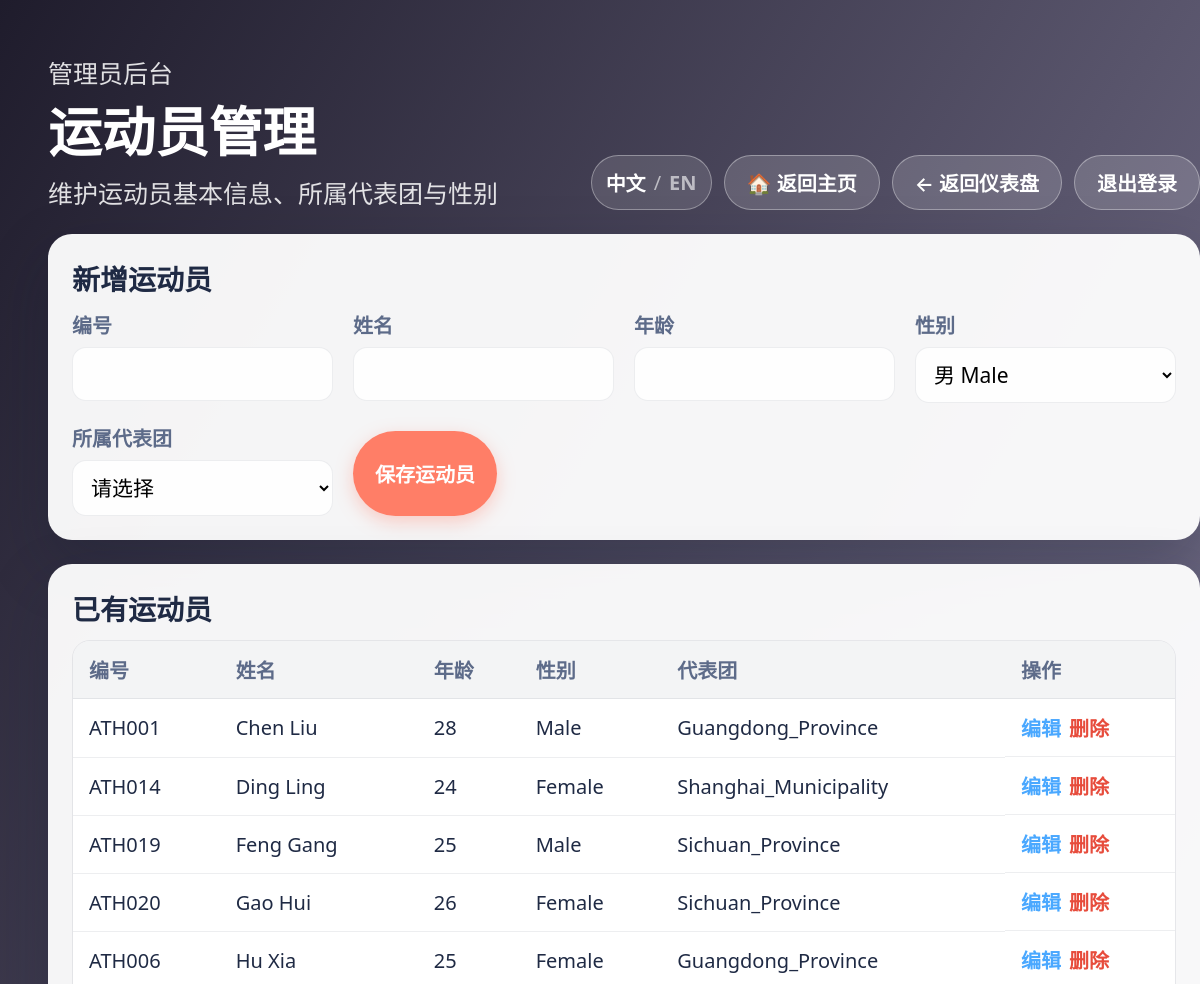
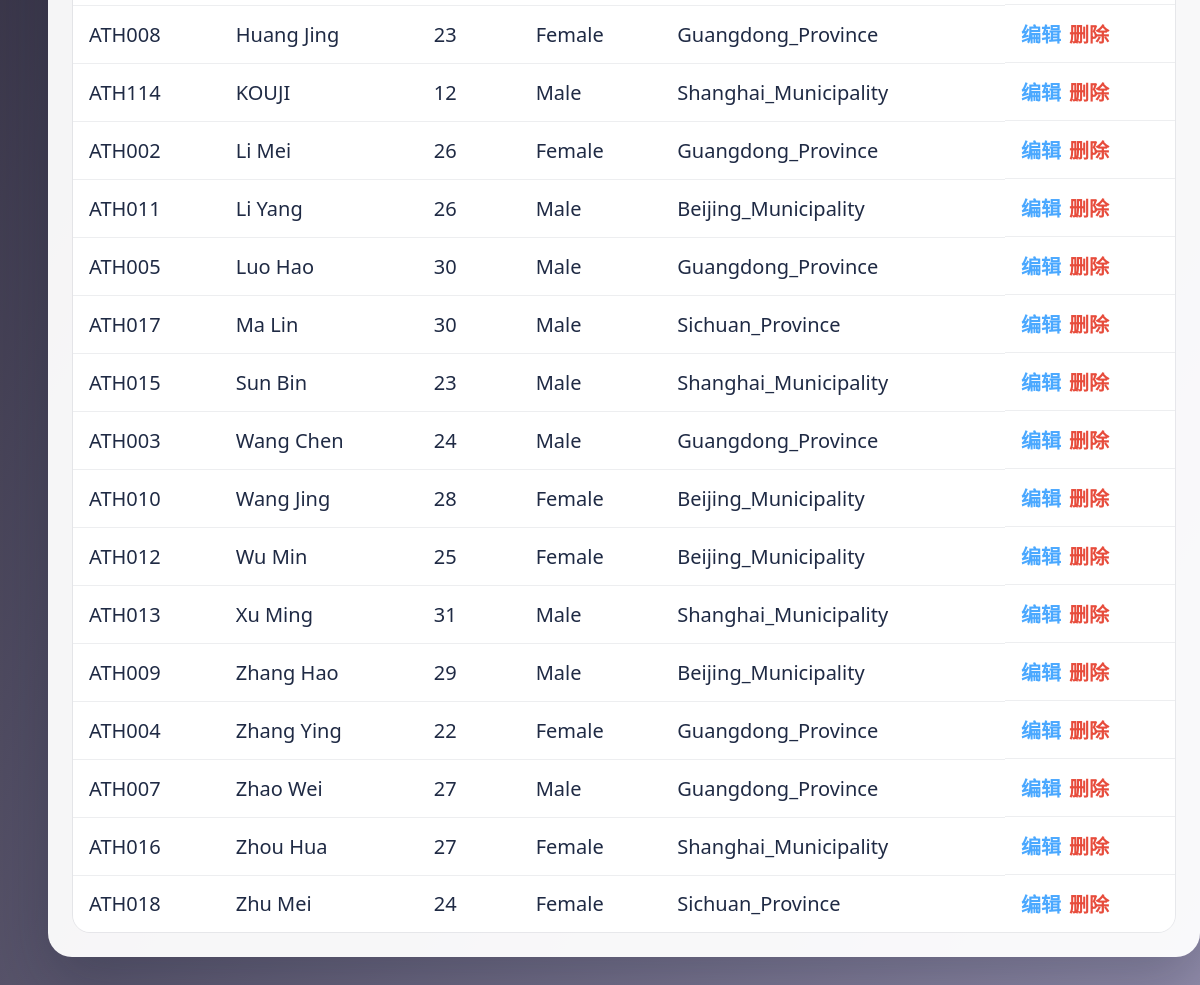
The app's page /admin_athlete.php?lang=zh (signed in) with its own data (2 pictures, top to bottom).
### tables this page shows
CREATE TABLE Athlete (
    Athlete_id VARCHAR(50) PRIMARY KEY,
    Name VARCHAR(50) NOT NULL,
    Age INT CHECK (Age >= 0 AND Age <= 120),
    Gender VARCHAR(6) CHECK (Gender IN ('Male', 'Female')),
    DelegationID VARCHAR(50) NOT NULL,
    FOREIGN KEY (DelegationID) REFERENCES Delegation(Delegation_id)
);

CREATE TABLE Delegation (
    Delegation_id VARCHAR(50) PRIMARY KEY,
    Region VARCHAR(50) NOT NULL UNIQUE,
    Address VARCHAR(100)
);

### admin_athlete.php (the view, shortened to what this page needs)
<?php
$db = new SQLite3(__DIR__ . '/data.db');
$db->exec('PRAGMA foreign_keys = ON');
?>
<!DOCTYPE html>
<html lang="<?= app_lang_html_attr(); ?>">
<head>
    <link rel="stylesheet" href="assets/ui.css">
</head>
<body>
<div class="app-shell">
    <header class="page-header">
        <div>
            <p><?= __('管理员后台', 'Admin Console'); ?></p>
            <h1><?= __('运动员管理', 'Athlete Management'); ?></h1>
            <p><?= __('维护运动员基本信息、所属代表团与性别', 'Maintain athlete profiles, delegations, and gender.'); ?></p>
        </div>
        <div class="header-actions">
            <?= render_lang_toggle(); ?>
            <a class="btn btn-ghost" href="index.php?lang=<?= app_lang_get(); ?>">🏠 <?= __('返回主页', 'Home'); ?></a>
            <a class="btn btn-ghost" href="admin_dashboard.php?lang=<?= app_lang_get(); ?>">← <?= __('返回仪表盘', 'Back to dashboard'); ?></a>
            <a class="btn btn-ghost" href="logout.php" onclick="return confirm('<?= addslashes(__('确认退出登录？', 'Are you sure you want to log out?')); ?>');"><?= __('退出登录', 'Log out'); ?></a>
        </div>
    </header>
    <section class="app-card">
        <h2 class="card-title"><?= __('新增运动员', 'Add athlete'); ?></h2>
        <form method="POST" class="form-grid">
            <div class="form-group">
                <label for="Athlete_id"><?= __('编号', 'ID'); ?></label>
                <input type="text" id="Athlete_id" name="Athlete_id" value="<?= htmlspecialchars($_POST['Athlete_id'] ?? '') ?>" required>
            </div>
            <div class="form-group">
                <label for="Name"><?= __('姓名', 'Name'); ?></label>
                <input type="text" id="Name" name="Name" value="<?= htmlspecialchars($_POST['Name'] ?? '') ?>" required>
            </div>
            <div class="form-group">
                <label for="Age"><?= __('年龄', 'Age'); ?></label>
                <input type="number" id="Age" name="Age" min="0" max="120" value="<?= htmlspecialchars($_POST['Age'] ?? '') ?>" required>
            </div>
            <div class="form-group">
                <label for="Gender"><?= __('性别', 'Gender'); ?></label>
                <select id="Gender" name="Gender">
                    <option value="Male" <?= (($_POST['Gender'] ?? '') === 'Female') ? '' : 'selected' ?>><?= __('男 Male', 'Male'); ?></option>
                </select>
            </div>
            <div class="form-group">
                <label for="DelegationID"><?= __('所属代表团', 'Delegation'); ?></label>
                <select id="DelegationID" name="DelegationID" required>
                    <option value=""><?= __('请选择', 'Select'); ?></option>
                </select>
            </div>
            <div class="form-actions">
                <button class="btn btn-primary" type="submit"><?= __('保存运动员', 'Save athlete'); ?></button>
            </div>
        </form>
    </section>
    <section class="app-card">
        <h2 class="card-title"><?= __('已有运动员', 'Existing athletes'); ?></h2>
        <div class="table-wrapper">
            <table>
                <thead>
                <tr>
                    <th><?= __('编号', 'ID'); ?></th>
                    <th><?= __('姓名', 'Name'); ?></th>
                    <th><?= __('年龄', 'Age'); ?></th>
                    <th><?= __('性别', 'Gender'); ?></th>
                    <th><?= __('代表团', 'Delegation'); ?></th>
                    <th><?= __('操作', 'Actions'); ?></th>
                </tr>
                </thead>
                <tbody>
                <?php
                $results = $db->query('
    SELECT Athlete.*, Delegation.Region
    FROM Athlete
    LEFT JOIN Delegation ON Athlete.DelegationID = Delegation.Delegation_id
    ORDER BY Name
');
                while ($row = $results->fetchArray(SQLITE3_ASSOC)) {
                    echo '<tr>';
                    echo '<td>' . htmlspecialchars($row['Athlete_id']) . '</td>';
                    echo '<td>' . htmlspecialchars($row['Name']) . '</td>';
                    echo '<td>' . htmlspecialchars($row['Age']) . '</td>';
                    echo '<td>' . htmlspecialchars($row['Gender']) . '</td>';
                    echo '<td>' . htmlspecialchars($row['Region']) . '</td>';
                    $editUrl = 'admin_athlete_edit.php?id=' . urlencode($row['Athlete_id']) . '&lang=' . app_lang_get();
                    $deleteUrl = 'admin_athlete.php?delete=' . urlencode($row['Athlete_id']) . '&lang=' . app_lang_get();
                    $confirm = addslashes(__('确认删除该运动员？', 'Delete this athlete?'));
                    echo "<td class='table-actions'>
                        <a href='{$editUrl}'>" . __('编辑', 'Edit') . "</a>
                        <a class='delete' href='{$deleteUrl}' onclick=\"return confirm('{$confirm}')\">" . __('删除', 'Delete') . "</a>
                    </td>";
                    echo '</tr>';
                }
                ?>
                </tbody>
            </table>
        </div>
    </section>
</div>
</body>
</html>

### assets/ui.css (style rules this page uses)
:root { --bg-gradient: linear-gradient(120deg, #1f1c2c, #928dab); --card-bg: rgba(255, 255, 255, 0.95); --text-primary: #1f2a44; --text-secondary: #5d6b89; --border-color: rgba(31, 42, 68, 0.08); --accent: #ff7e67; --accent-2: #4aa8ff; --accent-3: #2ecc71; --danger: #e74c3c; --warning: #f39c12; --success-bg: #e6f7f1; --error-bg: #fdecea; font-size: clamp(16px, 0.9vw + 13px, 20px); }
* { box-sizing: border-box; font-family: 'Microsoft YaHei', 'Segoe UI', system-ui, -apple-system, BlinkMacSystemFont, sans-serif; }
body { margin: 0; min-height: 100vh; background: var(--bg-gradient); padding: clamp(18px, 4vw, 60px); color: var(--text-primary); }
.app-shell { width: min(1500px, 96vw); margin: 0 auto; display: flex; flex-direction: column; gap: 24px; }
.page-header { display: flex; flex-wrap: wrap; justify-content: space-between; align-items: flex-end; gap: 16px; color: #fff; }
.page-header h1 { margin: 0; font-size: clamp(2.2rem, 1.8vw + 1.6rem, 3.2rem); }
.page-header p { margin: 6px 0 0; color: rgba(255, 255, 255, 0.86); font-size: clamp(1rem, 0.6vw + 0.9rem, 1.25rem); }
.header-actions { display: flex; flex-wrap: wrap; gap: 12px; flex: 1; justify-content: flex-end; }
.btn { display: inline-flex; align-items: center; justify-content: center; gap: 6px; padding: 12px 22px; border-radius: 999px; text-decoration: none; font-weight: 600; font-size: 1rem; border: none; cursor: pointer; transition: transform 0.2s ease, box-shadow 0.2s ease; }
.btn-primary { background: var(--accent); color: #fff; box-shadow: 0 6px 18px rgba(255, 126, 103, 0.35); }
.btn-ghost { background: rgba(255, 255, 255, 0.15); color: #fff; border: 1px solid rgba(255, 255, 255, 0.35); }
.app-card { background: var(--card-bg); border-radius: 24px; padding: clamp(24px, 2vw, 36px); box-shadow: 0 25px 60px rgba(15, 23, 42, 0.25); }
.card-title { font-size: 1.4rem; margin: 0 0 12px; color: var(--text-primary); }
.form-grid { display: grid; gap: 20px; grid-template-columns: repeat(auto-fit, minmax(220px, 1fr)); }
.form-group { display: flex; flex-direction: column; gap: 8px; }
.form-group label { font-weight: 600; color: var(--text-secondary); }
.form-group input, .form-group select, .form-group textarea { padding: 12px 14px; border-radius: 14px; border: 1px solid var(--border-color); background: rgba(255, 255, 255, 0.85); font-size: 1.05rem; }
.form-actions { margin-top: 8px; display: flex; gap: 12px; flex-wrap: wrap; }
.table-wrapper { overflow-x: auto; border-radius: 18px; border: 1px solid var(--border-color); }
table { width: 100%; border-collapse: collapse; font-size: 1rem; background: #fff; }
th, td { padding: 14px 16px; border-bottom: 1px solid rgba(31, 42, 68, 0.08); text-align: left; }
th { background: rgba(31, 42, 68, 0.05); font-weight: 600; color: var(--text-secondary); }
tr:last-child td { border-bottom: none; }
.table-actions { display: flex; gap: 8px; flex-wrap: wrap; }
.table-actions a { color: var(--accent-2); text-decoration: none; font-weight: 600; }
.table-actions a.delete { color: var(--danger); }

### records on screen
athlete: Athlete_id "ATH001", Name "Chen Liu", Age "28", Gender "Male", DelegationID.Region "Guangdong_Province"
athlete: Athlete_id "ATH014", Name "Ding Ling", Age "24", Gender "Female", DelegationID.Region "Shanghai_Municipality"
athlete: Athlete_id "ATH019", Name "Feng Gang", Age "25", Gender "Male", DelegationID.Region "Sichuan_Province"
athlete: Athlete_id "ATH020", Name "Gao Hui", Age "26", Gender "Female", DelegationID.Region "Sichuan_Province"
athlete: Athlete_id "ATH006", Name "Hu Xia", Age "25", Gender "Female", DelegationID.Region "Guangdong_Province"
athlete: Athlete_id "ATH008", Name "Huang Jing", Age "23", Gender "Female", DelegationID.Region "Guangdong_Province"
athlete: Athlete_id "ATH114", Name "KOUJI", Age "12", Gender "Male", DelegationID.Region "Shanghai_Municipality"
athlete: Athlete_id "ATH002", Name "Li Mei", Age "26", Gender "Female", DelegationID.Region "Guangdong_Province"
athlete: Athlete_id "ATH011", Name "Li Yang", Age "26", Gender "Male", DelegationID.Region "Beijing_Municipality"
athlete: Athlete_id "ATH005", Name "Luo Hao", Age "30", Gender "Male", DelegationID.Region "Guangdong_Province"
athlete: Athlete_id "ATH017", Name "Ma Lin", Age "30", Gender "Male", DelegationID.Region "Sichuan_Province"
athlete: Athlete_id "ATH015", Name "Sun Bin", Age "23", Gender "Male", DelegationID.Region "Shanghai_Municipality"
athlete: Athlete_id "ATH003", Name "Wang Chen", Age "24", Gender "Male", DelegationID.Region "Guangdong_Province"
athlete: Athlete_id "ATH010", Name "Wang Jing", Age "28", Gender "Female", DelegationID.Region "Beijing_Municipality"
athlete: Athlete_id "ATH012", Name "Wu Min", Age "25", Gender "Female", DelegationID.Region "Beijing_Municipality"
athlete: Athlete_id "ATH013", Name "Xu Ming", Age "31", Gender "Male", DelegationID.Region "Shanghai_Municipality"
athlete: Athlete_id "ATH009", Name "Zhang Hao", Age "29", Gender "Male", DelegationID.Region "Beijing_Municipality"
athlete: Athlete_id "ATH004", Name "Zhang Ying", Age "22", Gender "Female", DelegationID.Region "Guangdong_Province"
athlete: Athlete_id "ATH007", Name "Zhao Wei", Age "27", Gender "Male", DelegationID.Region "Guangdong_Province"
athlete: Athlete_id "ATH016", Name "Zhou Hua", Age "27", Gender "Female", DelegationID.Region "Shanghai_Municipality"
athlete: Athlete_id "ATH018", Name "Zhu Mei", Age "24", Gender "Female", DelegationID.Region "Sichuan_Province"

### other values on screen
__('管理员后台', 'Admin Console') "管理员后台"
__('运动员管理', 'Athlete Management') "运动员管理"
__('返回主页', 'Home') "返回主页"
__('返回仪表盘', 'Back to dashboard') "返回仪表盘"
__('退出登录', 'Log out') "退出登录"
__('新增运动员', 'Add athlete') "新增运动员"
__('编号', 'ID') "编号"
__('姓名', 'Name') "姓名"
__('年龄', 'Age') "年龄"
__('性别', 'Gender') "性别"
__('所属代表团', 'Delegation') "所属代表团"
__('保存运动员', 'Save athlete') "保存运动员"
__('已有运动员', 'Existing athletes') "已有运动员"
__('代表团', 'Delegation') "代表团"
__('操作', 'Actions') "操作"
